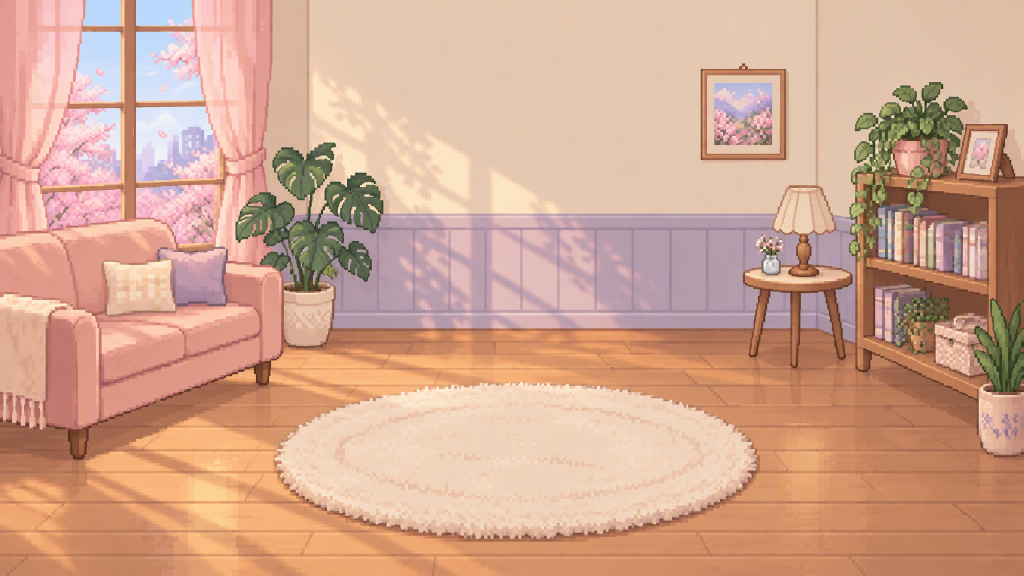
#> input picture assets/visual-v4/scenes/sakura-morning-master.png, 2048 x 1152 px (shown at 1/2 size)
$ python prepare_visual_v4.py
#> lines starting #> are read from the running program, lines starting #| are printed output that depends on the picture
"""Reproducible local conversion of reviewed Meowa outputs (no API calls)."""
import array, hashlib, json, shutil, struct, sys
from pathlib import Path
from PIL import Image, ImageSequence
ROOT=Path(__file__).resolve().parents[1]
ASSETS=ROOT/'assets/visual-v4'; RUNTIME=ASSETS/'runtime'
def digest(p): return hashlib.sha256(p.read_bytes()).hexdigest()
def rgb565(im):
    buf=array.array('H',((r>>3)<<11|(g>>2)<<5|(b>>3) for r,g,b in im.convert('RGB').get_flattened_data()))
    if sys.byteorder!='little': buf.byteswap()
    return buf.tobytes()
def raw(im): return rgb565(im)+im.convert('RGBA').getchannel('A').tobytes()
def scene(number,name,source):
#> called with number = 0, name = 'sakura-morning'
    dest=ASSETS/'scenes'; dest.mkdir(parents=True,exist_ok=True)
    master=dest/(name+'-master.png')
    if master.resolve()!=source.resolve(): shutil.copyfile(source,master)
    with Image.open(source) as image:
#> image is the input picture: PIL image 2048x1152 RGB; mean R, G, B 210, 166.1, 143.6
        assert image.size==(2048,1152),image.size
        half=image.convert('RGB').resize((1024,576),Image.Resampling.NEAREST)
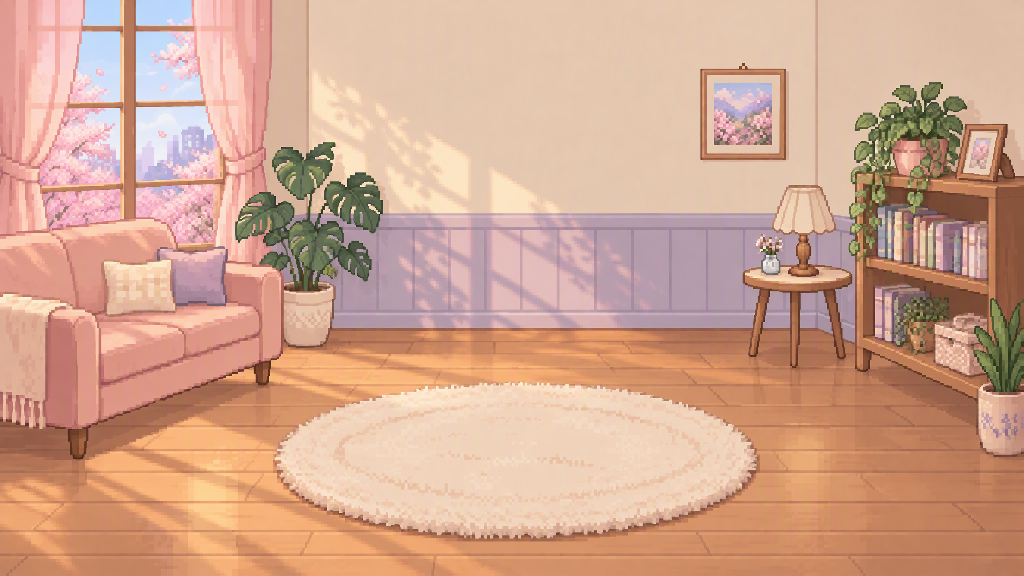
#> half: PIL image 1024x576 RGB; mean R, G, B 209.9, 165.8, 143.4
        final=Image.new('RGB',(1024,600)); final.paste(half,(0,12))
#> after `final = Image.new('RGB', (1024, 600))`: final: PIL image 1024x600 RGB; every value is 0
#> after `final.paste(half, (0, 12))`:
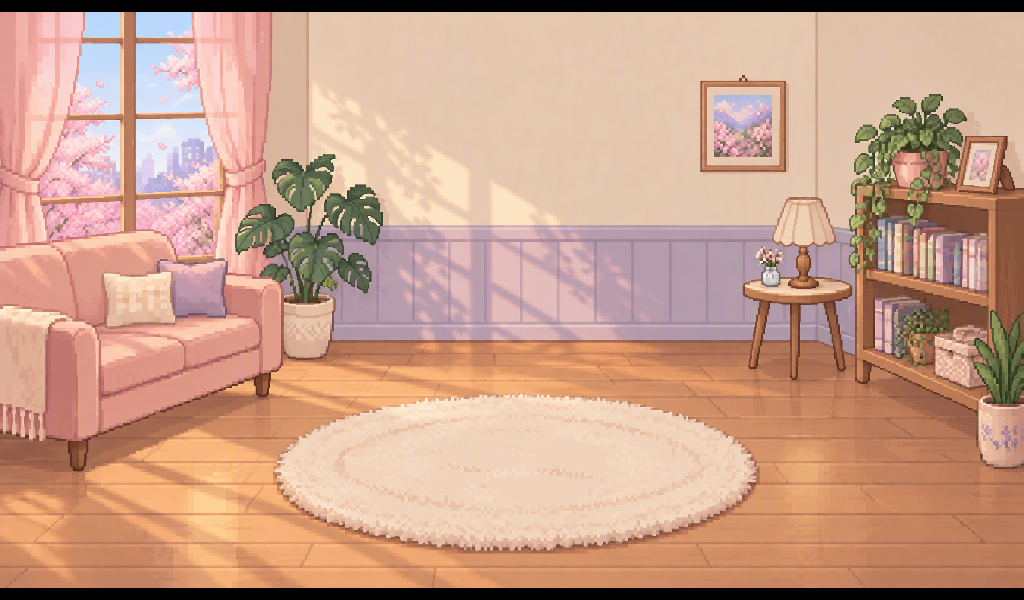
#> final: PIL image 1024x600 RGB; mean R, G, B 201.5, 159.2, 137.7
        final.paste(half.crop((0,0,1024,1)).resize((1024,12),Image.Resampling.NEAREST),(0,0))
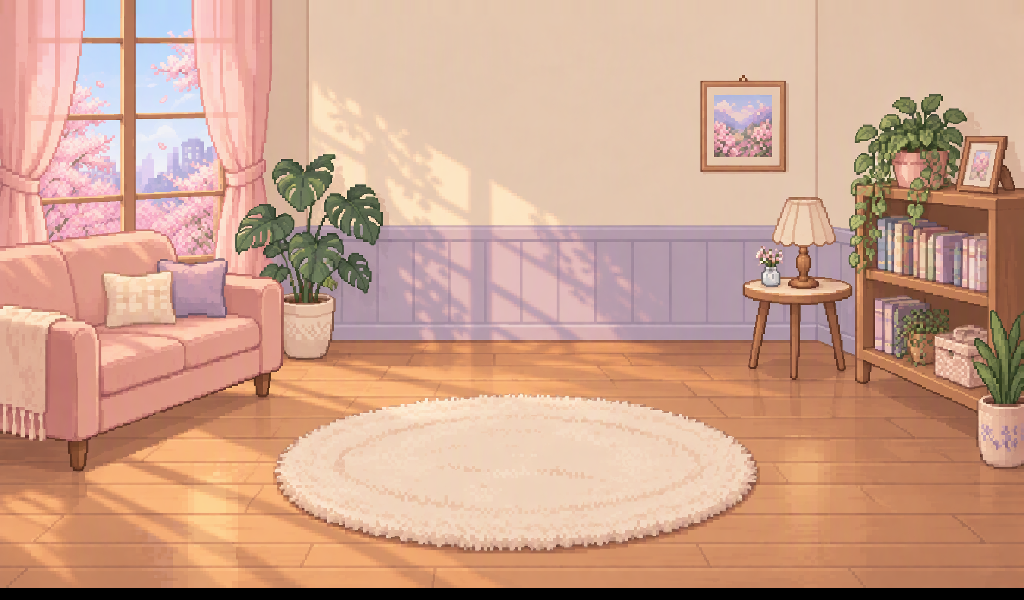
#> final: PIL image 1024x600 RGB; mean R, G, B 206, 163.1, 141.3
        final.paste(half.crop((0,575,1024,576)).resize((1024,12),Image.Resampling.NEAREST),(0,588))
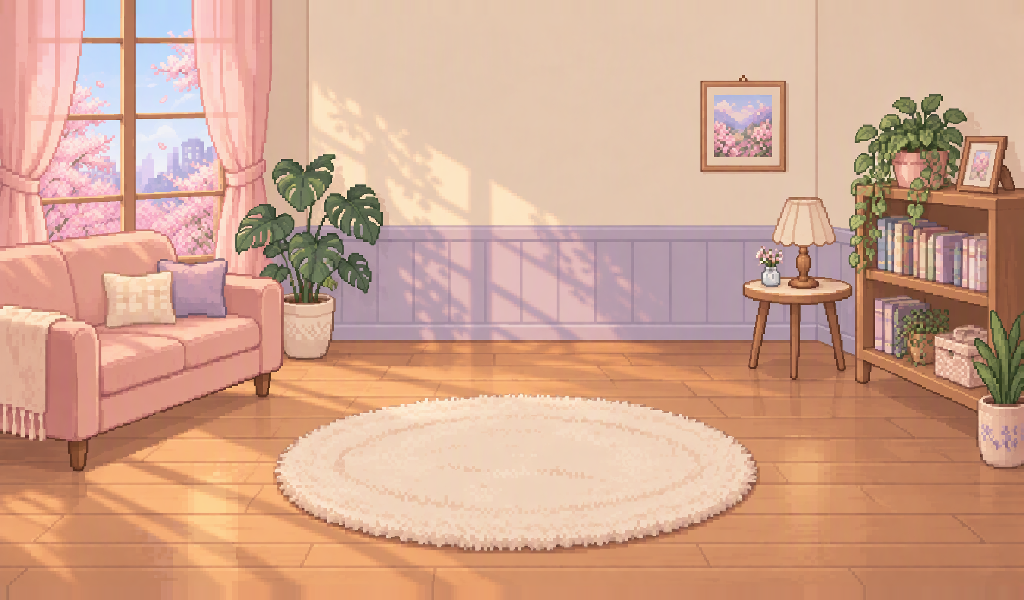
#> final: PIL image 1024x600 RGB; mean R, G, B 210.1, 165.9, 143.3
        final.save(dest/(name+'.png'))
        for thumb in (False,True):
            im=final.resize((256,150),Image.Resampling.NEAREST) if thumb else final
            p=RUNTIME/f'scene-{number}{"-thumb" if thumb else ""}.lwr'
            p.write_bytes(struct.pack('<8sHHI',b'LWSR0001',im.width,im.height,0)+rgb565(im))
    upstream=['job_ddaea059d1274b868e193d5af17084a4','job_9786e2bc1b33426e951822c844dc375e','DSH git 364e985eba6d09020f20b669362d995b6ecf043c'][number]
    return {'theme':number,'name':name,'source':master.relative_to(ROOT).as_posix(),'source_sha256':digest(source),'upstream':upstream,'master':master.relative_to(ROOT).as_posix(),'runtime_bytes':1228800,'thumbnail_bytes':76800,'conversion':'nearest 1/2, then edge-pad 12px top/bottom; no aspect stretch'}
def write_pack(path,clips,anchor_y):
    records=bytearray(); payload=bytearray(); offset=16+108*len(clips)
    for name,frames,times,loop in clips:
        assert len(frames)==len(times) and 0<len(frames)<=32
        records+=struct.pack('<32sHhhBBI32H',name.encode(),len(frames),128,anchor_y,int(loop),0,offset,*(times+[0]*(32-len(times))))
        for frame in frames: payload+=raw(frame); offset+=196608
    path.parent.mkdir(parents=True,exist_ok=True); path.write_bytes(struct.pack('<8sHHHH',b'LWPX0001',256,256,len(clips),0)+records+payload)
def animation(name,source,character,loop=True):
    dest=ASSETS/'characters'/character/name; dest.mkdir(parents=True,exist_ok=True)
    with Image.open(source) as im:
        frames=[]; times=[]
        for frame in ImageSequence.Iterator(im):
            rgba=frame.convert('RGBA'); assert rgba.size==(256,256),(source,rgba.size)
            frames.append(rgba.copy()); times.append(max(20,min(2000,frame.info.get('duration',125))))
    for i,frame in enumerate(frames): frame.save(dest/f'{i:03}.png')
    preview=dest.parent/(name+'.webp'); frames[0].save(preview,save_all=True,append_images=frames[1:],duration=times,loop=0,lossless=True,exact=True)
    frames[0].save(dest.parent/(name+'.gif'),save_all=True,append_images=frames[1:],duration=times,loop=0,disposal=2)
    original=dest.parent/(name+'-original.webp')
    if original.resolve()!=source.resolve(): shutil.copyfile(source,original)
    metadata={'name':name,'character':character,'canvas':[256,256],'anchor':[128,225 if character=='male' else 226],'durations_ms':times,'loop':loop,'source':original.relative_to(ROOT).as_posix(),'source_sha256':digest(source),'frames':[f'{name}/{i:03}.png' for i in range(len(frames))],'bboxes':[f.getchannel('A').getbbox() for f in frames]}
    (dest.parent/(name+'.json')).write_text(json.dumps(metadata,indent=2)+'\n',encoding='utf-8')
    return name,frames,times,loop
def generated(name):
    files=list((ASSETS/'generated'/name).rglob('result_images_0_url.png')); fallback=ASSETS/'scenes'/('sakura-morning-master.png' if name.startswith('sakura-morning') else name+'-master.png'); return files[0] if files else fallback if fallback.exists() else None
def main():
    RUNTIME.mkdir(parents=True,exist_ok=True); refs=ROOT/'private/visual-v4/references'; scenes=[]
    sunset=refs/'room_pixel_2048x1152_master.png'; sunset=sunset if sunset.exists() else ASSETS/'scenes/strawberry-sunset-master.png'
    for number,name,source in [(0,'sakura-morning',generated('sakura-morning-retry1')),(1,'moonlight-dream',generated('moonlight-dream')),(2,'strawberry-sunset',sunset)]:
        if source and source.exists(): scenes.append(scene(number,name,source))
    (ASSETS/'SCENES.json').write_text(json.dumps(scenes,indent=2)+'\n',encoding='utf-8')
    idle=next((ASSETS/'generated/male-idle').rglob('result_output_url.bin'),None)
    if idle is None and (ASSETS/'characters/male/idle-original.webp').exists(): idle=ASSETS/'characters/male/idle-original.webp'
    if idle:
        clips=[animation('idle',idle,'male')]
        with Image.open(idle) as im: idle_frames=[f.convert('RGBA') for f in ImageSequence.Iterator(im)]
        wave_source=next((ASSETS/'generated/male-wave').rglob('meowa_animation.webp'),None)
        if wave_source is None and (ASSETS/'characters/male/wave-generation-original.webp').exists(): wave_source=ASSETS/'characters/male/wave-generation-original.webp'
        if wave_source:
            with Image.open(wave_source) as im: im.seek(7); expression=im.convert('RGBA')
            blink=[f.copy() for f in idle_frames[4:8]]
            for i in (1,2):
                dy=blink[i].getchannel('A').getbbox()[1]-18
                for box in [(98,79,125,95),(132,79,158,95)]: blink[i].paste(expression.crop(box),(box[0],box[1]+dy))
            blink_file=ASSETS/'characters/male/blink-reviewed.webp'; blink[0].save(blink_file,save_all=True,append_images=blink[1:],duration=[125]*4,lossless=True,exact=True,loop=0)
            clips.append(animation('blink',blink_file,'male',False))
            (ASSETS/'characters/male/blink-transform.json').write_text(json.dumps({'source':'Meowa idle body frames 4..7 + closed eye pixels from accepted wave frame 7','eye_rectangles':[[98,79,125,95],[132,79,158,95]],'paid_calls':0,'body_translation':[0,0],'anchor_unchanged':True,'timing':'4x125ms, once per 5000ms idle period; eye patch follows existing head breathing only'},indent=2)+'\n',encoding='utf-8')
        wave=next((ASSETS/'characters/male').glob('wave-reviewed.webp'),None)
        if wave: clips.append(animation('wave',wave,'male',False))
        write_pack(RUNTIME/'male.lwp',clips,225)
    wave=next((ASSETS/'characters/qianqian').glob('wave-reviewed.webp'),None)
    if wave: write_pack(RUNTIME/'qianqian-wave.lwp',[animation('wave',wave,'qianqian',False)],226)
    print('Converted',len(scenes),'scenes; male pack:',(RUNTIME/'male.lwp').stat().st_size if (RUNTIME/'male.lwp').exists() else 'missing')
#> (the run stopped early here; a loop or call above may not have finished)
